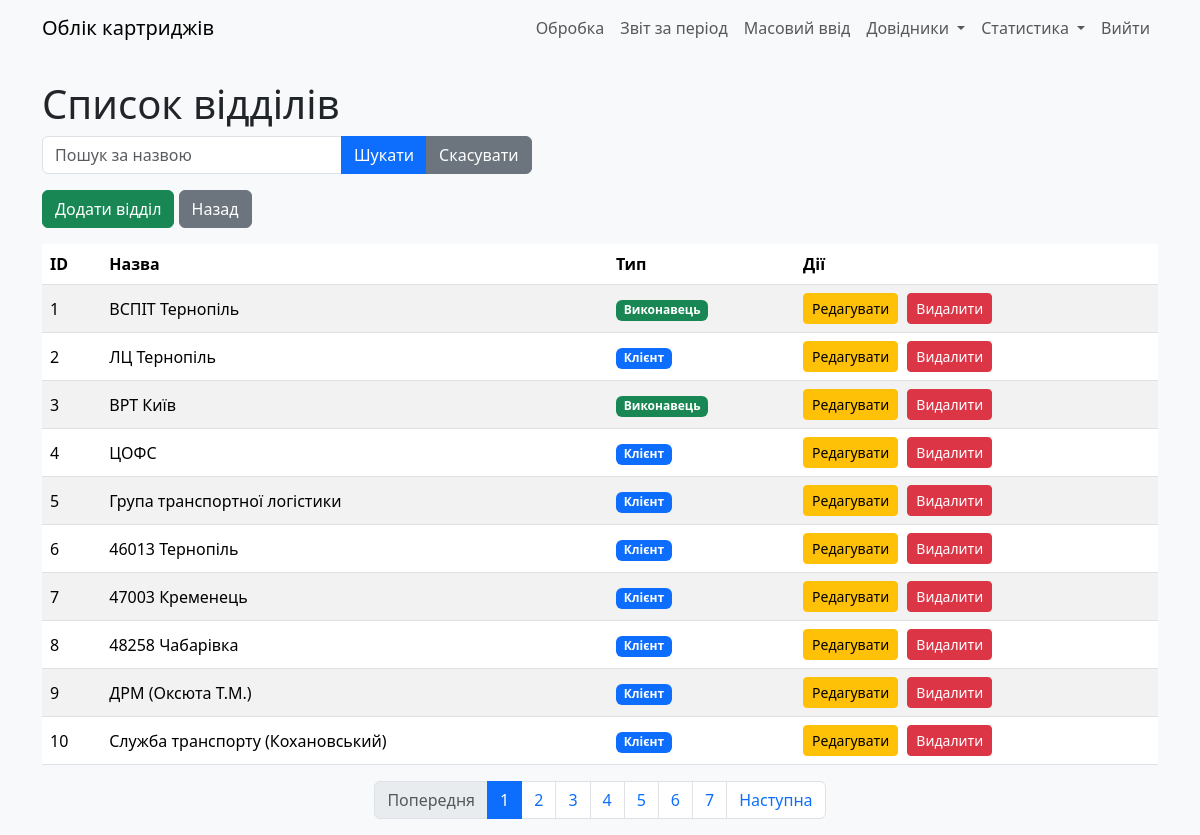
Page /refill_depts (signed in) on the committed database.
### models.py (models this page shows)
class RefillDept(db.Model):
    __tablename__ = "refill_dept"
    id: Mapped[int] = mapped_column(primary_key=True)
    deptname: Mapped[str] = mapped_column(String(30))
    addr1: Mapped[str] = mapped_column(String(255))
    addr2: Mapped[str] = mapped_column(String(255))
    addr3: Mapped[str] = mapped_column(String(255))
    addr4: Mapped[str] = mapped_column(String(255))
    addr5: Mapped[str] = mapped_column(String(255))
    is_exec: Mapped[int] = mapped_column(Integer, server_default=literal(0))
    user_updated: Mapped[int] = mapped_column(ForeignKey(User.id))
    time_updated: Mapped[DateTime] = mapped_column(DateTime, server_default=func.now())

### app.py (the view)
@app.route('/refill_depts')
@login_required
def refill_depts():
    search = request.args.get('search', '')
    page = request.args.get('page', 1, type=int)
    per_page = 10  # Кількість записів на сторінці
    query = RefillDept.query.filter(RefillDept.deptname.ilike(f'%{search}%'))
    pagination = query.paginate(page=page, per_page=per_page)
    return render_template('refill_depts.html',
                           depts=pagination.items,
                           pagination=pagination,
                           search=search)

### app.py (called while the page is built)
@login_manager.user_loader
def load_user(user_id):
    return User.query.get(int(user_id))

### templates/refill_depts.html (shortened to what this page needs)
{% extends "base.html" %}
{% block content %}
    <h1>Список відділів</h1>
    <form method="GET" class="mb-3">
        <div class="input-group">
            <input type="text" name="search" class="form-control" placeholder="Пошук за назвою" value="{{ search }}">
            <button type="submit" class="btn btn-primary">Шукати</button>
            <a href="{{ url_for('refill_depts') }}" class="btn btn-secondary">Скасувати</a>
        </div>
    </form>
    <div class="mb-3">
        <a href="{{ url_for('add_refill_dept') }}" class="btn btn-success">Додати відділ</a>
        <a href="{{ url_for('index') }}" class="btn btn-secondary">Назад</a>
    </div>
    <table class="table table-striped">
        <thead>
            <tr>
                <th>ID</th>
                <th>Назва</th>
                <th>Тип</th>
                <th>Дії</th>
            </tr>
        </thead>
        <tbody>
            {% for dept in depts %}
            <tr>
                <td>{{ dept.id }}</td>
                <td>{{ dept.deptname }}</td>
                <td>
                    {% if dept.is_exec %}
                        <span class="badge bg-success">Виконавець</span>
                    {% else %}
                        <span class="badge bg-primary">Клієнт</span>
                    {% endif %}
                </td>
                <td>
                    <a href="{{ url_for('edit_refill_dept', dept_id=dept.id) }}" class="btn btn-warning btn-sm">Редагувати</a>
                    <form action="{{ url_for('delete_refill_dept', dept_id=dept.id) }}" method="POST" class="d-inline" onsubmit="return confirm('Ви впевнені, що хочете видалити цей відділ?');">
                        <button type="submit" class="btn btn-danger btn-sm">Видалити</button>
                    </form>
                </td>
            </tr>
            {% endfor %}
        </tbody>
    </table>
    <nav aria-label="Page navigation">
        <ul class="pagination justify-content-center">
            {% if pagination.has_prev %}
                <li class="page-item">
                    <a class="page-link" href="{{ url_for('refill_depts', page=pagination.prev_num, search=search) }}">Попередня</a>
                </li>
            {% else %}
                <li class="page-item disabled">
                    <span class="page-link">Попередня</span>
                </li>
            {% endif %}
            {% for page_num in pagination.iter_pages() %}
                {% if page_num %}
                    {% if page_num == pagination.page %}
                        <li class="page-item active">
                            <span class="page-link">{{ page_num }}</span>
                        </li>
                    {% else %}
                        <li class="page-item">
                            <a class="page-link" href="{{ url_for('refill_depts', page=page_num, search=search) }}">{{ page_num }}</a>
                        </li>
                    {% endif %}
                {% else %}
                    <li class="page-item disabled">
                        <span class="page-link">...</span>
                    </li>
                {% endif %}
            {% endfor %}
            {% if pagination.has_next %}
                <li class="page-item">
                    <a class="page-link" href="{{ url_for('refill_depts', page=pagination.next_num, search=search) }}">Наступна</a>
                </li>
            {% else %}
                <li class="page-item disabled">
                    <span class="page-link">Наступна</span>
                </li>
            {% endif %}
        </ul>
    </nav>
{% endblock %}

### static/css/style.css (style rules this page uses)
body { background-color: #f8f9fa; }
.table th, .table td { vertical-align: middle; }
.form-control, .form-select { max-width: 300px; }
.btn-sm { margin-right: 5px; }

### rows in the picture
RefillDept: id "1", deptname "ВСПІТ Тернопіль", is_exec "Виконавець"
RefillDept: id "2", deptname "ЛЦ Тернопіль", is_exec "Клієнт"
RefillDept: id "3", deptname "ВРТ Київ", is_exec "Виконавець"
RefillDept: id "4", deptname "ЦОФС", is_exec "Клієнт"
RefillDept: id "5", deptname "Група транспортної логістики", is_exec "Клієнт"
RefillDept: id "6", deptname "46013 Тернопіль", is_exec "Клієнт"
RefillDept: id "7", deptname "47003 Кременець", is_exec "Клієнт"
RefillDept: id "8", deptname "48258 Чабарівка", is_exec "Клієнт"
RefillDept: id "9", deptname "ДРМ (Оксюта Т.М.)", is_exec "Клієнт"
RefillDept: id "10", deptname "Служба транспорту (Кохановський)", is_exec "Клієнт"

### other values in the picture
{{ page_num }} "1"
{{ page_num }} "2" "3" "4" "5" "6" "7"
